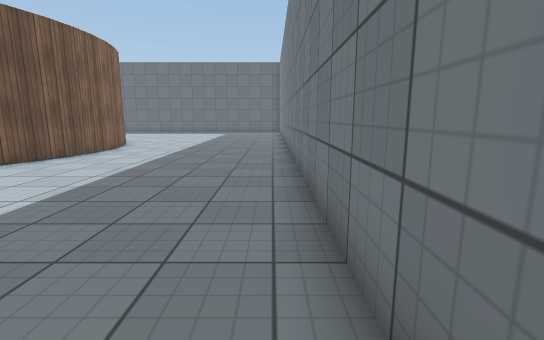
View 1 (above)

18 first-person views from a walk through a Unity game level. The camera is 1.3 m above the floor, tilts 10° down and sees 85° across. The floor is counted in squares, 1 m on a side. Each view is taken from the middle of a square. On the plan, view 1 faces up. The plan holds only what a view shows up to about 14 squares ahead; the rest is blank. The place goes on beyond the plan. The player is left out. Some surface patterns are stand-ins.

View 2
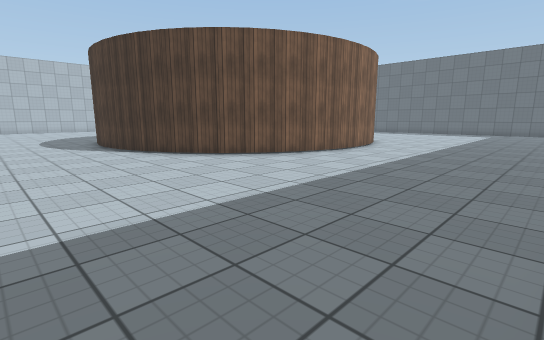

View 3
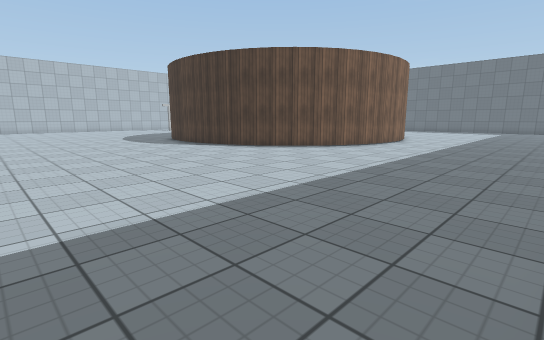

View 4
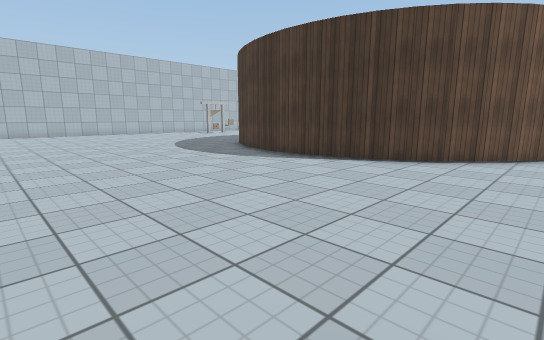

View 5
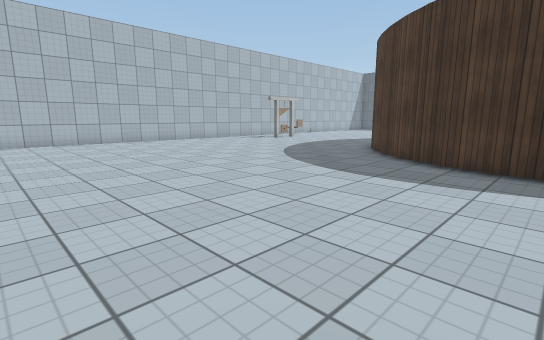

View 6
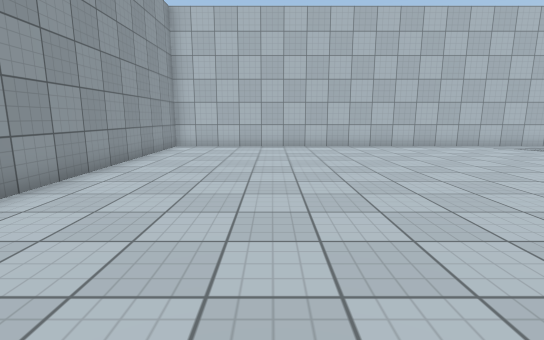

View 7
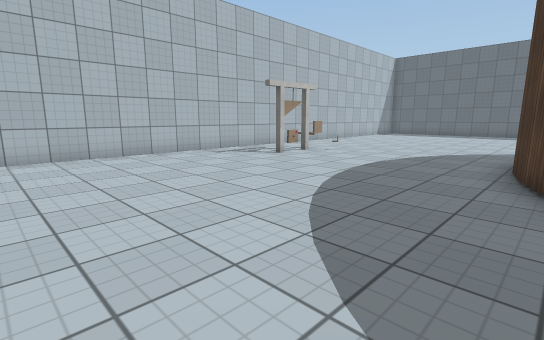

View 8
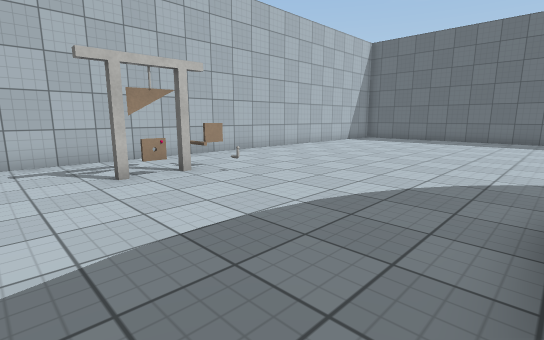

View 9
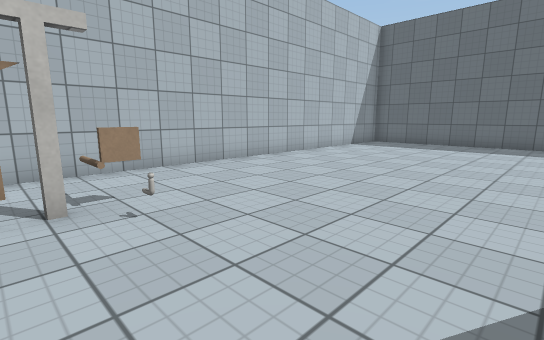

View 10
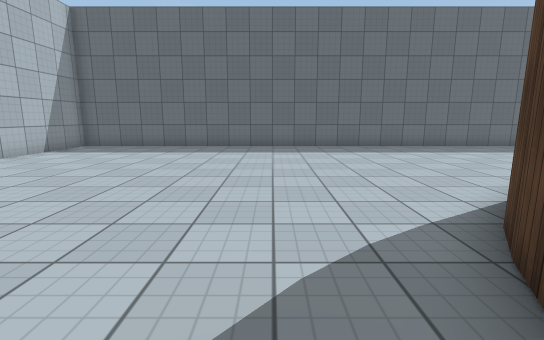

View 11
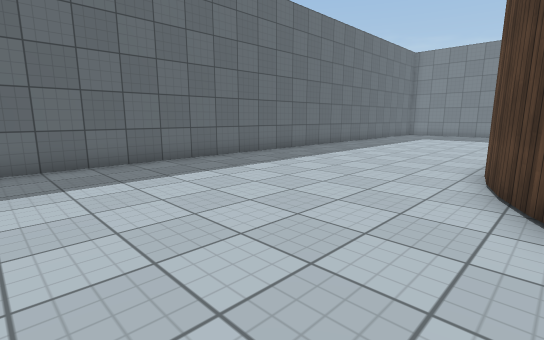

View 12
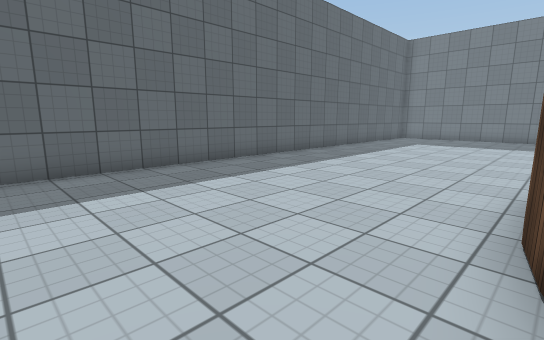

View 13
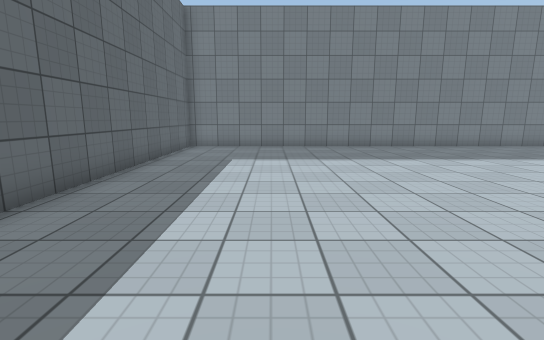

View 14
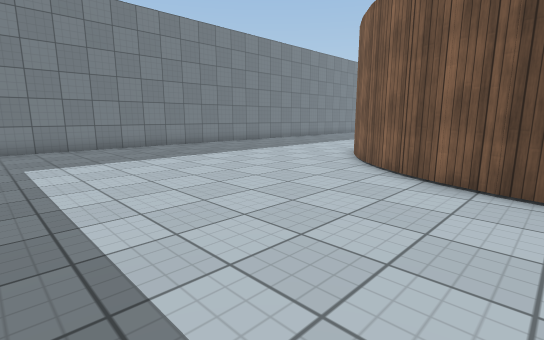

View 15
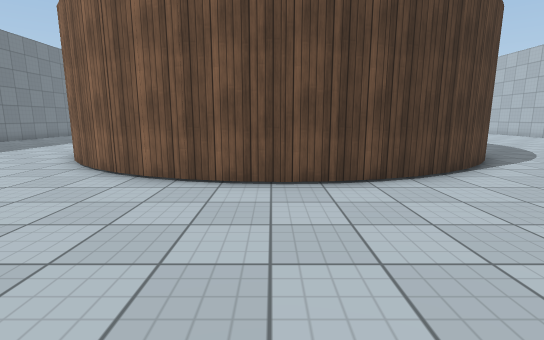

View 16
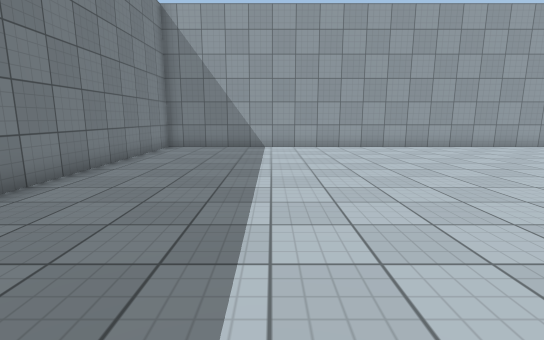

View 17
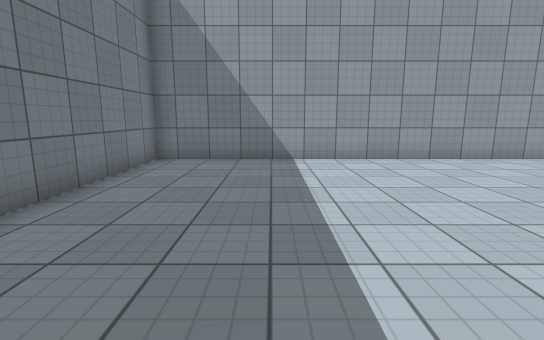

View 18
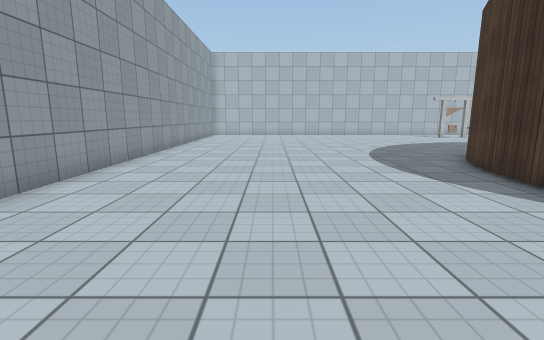

### Floor plan
Points are (right, up) in squares from view 1. A wall is a line through its corners. A room is listed if a view was taken in it or the views show most of it. See-through windows are left out.
Room 1 (views 1, 2, 3, 4, 5, 6, 7, 8, 9, 10, 11, 12, 13, 14, 15, 16, 17, 18)
walls: (-19.6, 6.1) (-20.3, 7); (-20.3, 6.9) (-20.9, 7.9); (-18.8, 5.5) (-19.7, 6.2); (-18, 4.9) (-18.9, 5.5); (-21.3, 8.7) (-21.7, 9.7); (-17.1, 4.5) (-18.1, 5); (-21.6, 9.6) (-21.8, 10.7); (-15.1, 4) (-16.2, 4.2) (-17.3, 4.6); (-14.2, 3.9) (-15.3, 4); (-13.1, 4) (-14.3, 3.9); (-21.2, 14.8) (-20.8, 15.5); (-11.2, 4.6) (-12.2, 4.2) (-13.3, 4); (-20.9, 15.4) (-20.3, 16.3) (-19.6, 17.1); (-10.3, 5) (-11.3, 4.5); (-28.6, 11.2) (-28.6, 10); (-9.5, 5.6) (-10.4, 5); (-19.7, 17) (-18.8, 17.7); (-28.6, 12.9) (-28.6, 12.2); (-19, 17.6) (-18, 18.3); (-8.1, 7) (-8.8, 6.2) (-9.6, 5.5); (-18.1, 18.2) (-17.1, 18.7); (-7.6, 7.8) (-8.2, 6.9); (-17.3, 18.7) (-16.2, 19); (-16.3, 19) (-15.2, 19.2); (-6.8, 9.7) (-7.1, 8.7) (-7.6, 7.7); (-15.3, 19.2) (-14.1, 19.3); (-6.6, 10.7) (-6.8, 9.5); (-14.3, 19.3) (-13.2, 19.2) (-12.1, 19); (-6.5, 11.7) (-6.6, 10.6); (-6.6, 12.7) (-6.5, 11.6); (-12.3, 19) (-11.3, 18.7); (-11.4, 18.7) (-10.4, 18.2); (-7, 14.3) (-6.8, 13.6) (-6.6, 12.5); (-10.5, 18.3) (-9.5, 17.6); (-9.6, 17.7) (-8.8, 17); (-8.2, 16.3) (-7.6, 15.4); (-8.8, 17.1) (-8.1, 16.2); (-31.7, -5.4) (0.7, -5.4) (0.7, 26.8) (-31.7, 26.8) (-31.7, -5.4)
ways out: gap at (-29, 11)
objects: other object (-28, 13)

Where each view was taken, in squares from view 1:
view 1: 0 up, 0 right, facing up
view 2: 0 up, 0 right, facing up-left
view 3: 4 down, 0 right, facing up-left
view 4: 4 down, 7 left, facing up-left
view 5: 4 down, 15 left, facing up-left
view 6: 1 down, 18 left, facing left
view 7: 2 up, 21 left, facing up-left
view 8: 8 up, 22 left, facing up-left
view 9: 11 up, 24 left, facing up-left
view 10: 13 up, 23 left, facing up
view 11: 18 up, 23 left, facing up-right
view 12: 19 up, 19 left, facing up-right
view 13: 23 up, 13 left, facing right
view 14: 25 up, 13 left, facing down-right
view 15: 25 up, 14 left, facing down
view 16: 8 up, 4 left, facing down
view 17: 4 up, 3 left, facing down
view 18: 1 down, 9 left, facing left
